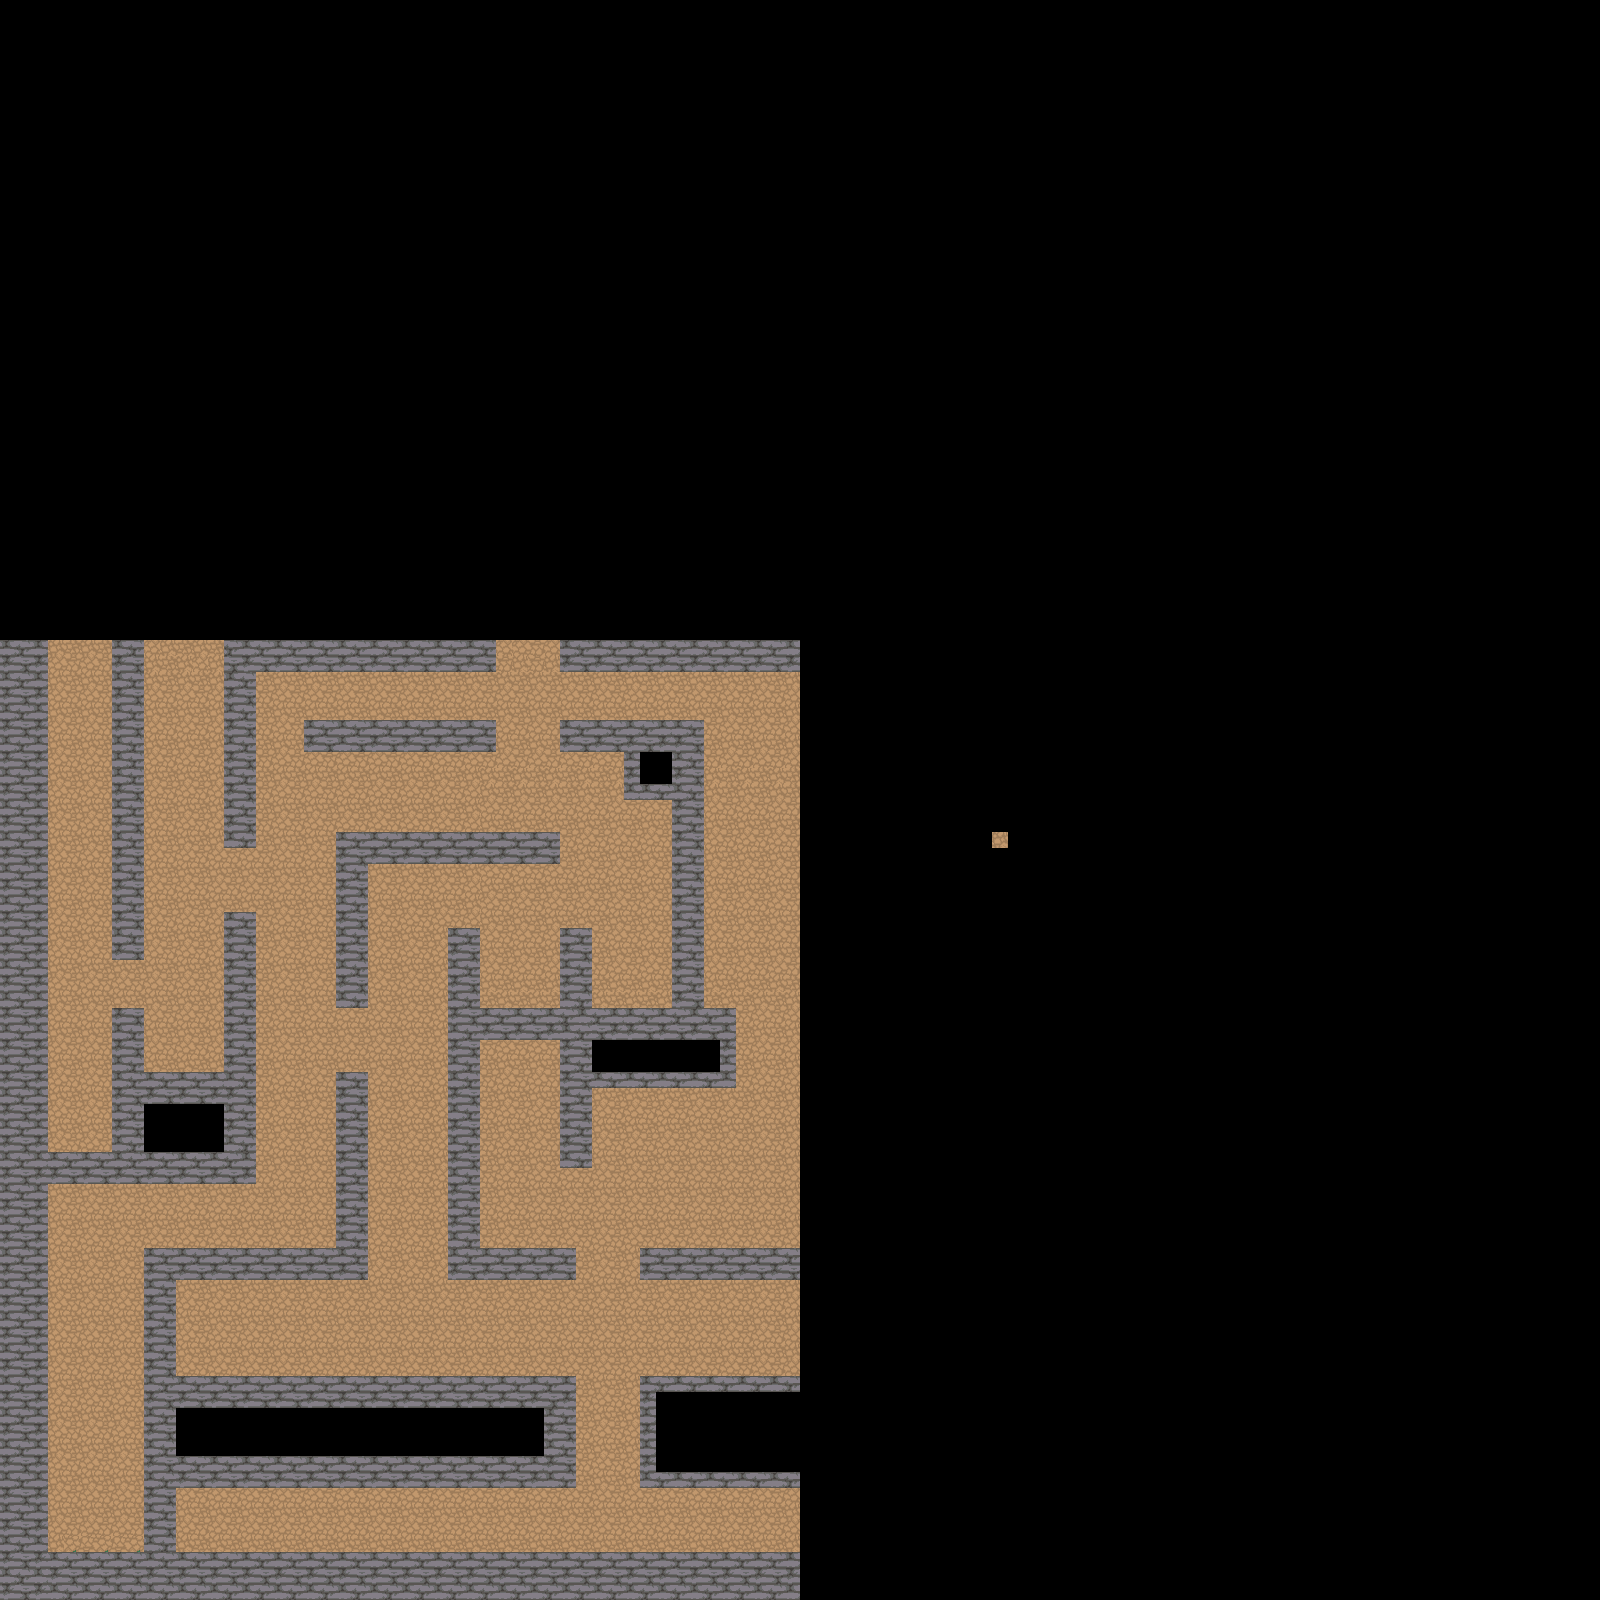

A 2D game scene composited from a Tiled map and its tileset images. What follows is a short description and the map's XML, with each tile layer's data collapsed to a summary:
An orthogonal 100x100 tile map with 16x16 px tiles, 2 tile layers (Terrain, collision) and 35 objects (27x collision, 7x Monster, Player).

<map version="1.9" tiledversion="1.9.2" orientation="orthogonal" renderorder="right-down" width="100" height="100" tilewidth="16" tileheight="16" infinite="0" nextlayerid="6" nextobjectid="48">
 <tileset firstgid="1" source="nature.tsx" />
 <layer id="1" name="Terrain" width="100" height="100">
  <data>[10000 cells, 3365 non-empty, 20 distinct tile ids]</data>
 </layer>
 <layer id="2" name="collision" width="100" height="100">
  <data>[10000 cells, 1650 non-empty, 13 distinct tile ids]</data>
 </layer>
 <objectgroup id="3" name="Object">
  <object id="1" name="collision" class="collision" x="-0.666667" y="640.667" width="49.3333" height="956.667" />
  <object id="4" name="collision" class="collision" x="-0.666667" y="1552" width="800" height="48" />
  <object id="11" name="Player" x="102" y="1504.67">
   <point />
  </object>
  <object id="16" name="collision" x="145" y="1248" width="30.5" height="301.5" />
  <object id="17" name="collision" x="175" y="1376" width="399.5" height="110.5" />
  <object id="18" name="collision" x="145.5" y="1249" width="221.5" height="29.5" />
  <object id="19" name="collision" x="337" y="1072.5" width="29.5" height="199" />
  <object id="20" name="collision" x="113" y="1073.5" width="142" height="108.5" />
  <object id="21" name="collision" x="48.5" y="1153" width="63" height="29" />
  <object id="22" name="collision" x="224.5" y="913" width="30.5" height="159.5" />
  <object id="23" name="collision" x="112.5" y="1009" width="30.5" height="64" />
  <object id="24" name="collision" x="112" y="640.5" width="30" height="319.5" />
  <object id="25" name="collision" x="225" y="641" width="269.5" height="30" />
  <object id="26" name="collision" x="224" y="672" width="31" height="174" />
  <object id="27" name="collision" x="304.5" y="720" width="190.5" height="31" />
  <object id="28" name="collision" x="561" y="640" width="238" height="30.5" />
  <object id="29" name="collision" x="561" y="721" width="141" height="30.5" />
  <object id="30" name="collision" x="624.5" y="753" width="78" height="47" />
  <object id="31" name="collision" x="671.5" y="800" width="31.5" height="208.5" />
  <object id="32" name="collision" x="560.5" y="1008.5" width="173.5" height="77.5" />
  <object id="33" name="collision" x="560.5" y="928.5" width="30.5" height="239" />
  <object id="34" name="collision" x="640.5" y="1248" width="158.5" height="30.5" />
  <object id="35" name="collision" x="641" y="1376.5" width="158.5" height="111" />
  <object id="36" name="collision" x="448.5" y="1249" width="127" height="29.5" />
  <object id="37" name="collision" x="449" y="929.5" width="29.5" height="317" />
  <object id="38" name="collision" x="478" y="1009" width="82.5" height="29.5" />
  <object id="39" name="collision" x="337" y="833" width="30.5" height="173" />
  <object id="40" name="collision" x="367.5" y="833" width="191.5" height="29" />
  <object id="41" name="Monster" x="266.667" y="1329.33">
   <point />
  </object>
  <object id="42" name="Monster" x="608" y="1361.33">
   <point />
  </object>
  <object id="43" name="Monster" x="661.333" y="1182.67">
   <point />
  </object>
  <object id="44" name="Monster" x="182.667" y="869.333">
   <point />
  </object>
  <object id="45" name="Monster" x="78.6667" y="936">
   <point />
  </object>
  <object id="46" name="Monster" x="536" y="794.667">
   <point />
  </object>
  <object id="47" name="Monster" x="277.333" y="1520">
   <point />
  </object>
 </objectgroup>
</map>
